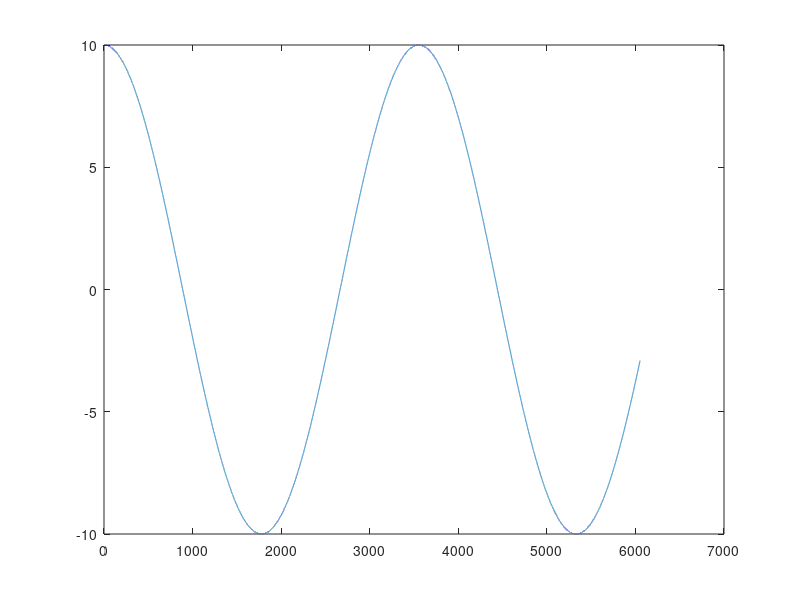

MATLAB code to generate this figure: (Note: this script raises an error after producing the figure.)
clear all;
close all;
clc;

mu = 398601;
Re = 6378.14;

%6.1
m = 20;
M = 460;
R = 0.6;
r = 0.1;
h = 0.1;
H = 2;
L = 10;
ha = 800;

d1 = M / (M + m) * (L + (h + H) / 2);
d2 = m / (M + m) * (L + (h + H) / 2);

omiga0 = sqrt(mu / (Re + ha)^3);
T = 2 * pi / omiga0;

I = zeros(4, 1);
I(1) = (1 / 12) * m * h^2 + m * d1^2 + (1 / 12) * M * H^2 + M * d2^2;
I(2) = I(1);
I(3) = (1 / 2) * m * r^2 + (1 / 2) * M * R^2;
I(4) = 0.8;

%6.1.1
t = 0:0.1:T;
y = 10 * cos(omiga0 * sqrt(3 * (I(1) - I(3)) / I(2)) * t);
figure(1);
plot(t, y);


b = 0.002;

x0 = [0; 10 / 180 * pi; 0];

tspan = [0 880];
options = odeset('RelTol', 1e-8, 'AbsTol', 1e-8);
[t, y] = ode45('ode61', tspan, x0, options, I, omiga0, b);
tn = 0;
for i = 1:length(y(:, 2))
	if y(i, 2) < 1 * pi / 180
		tn = t(i);
		break;
	end
end
n = tn / T;

%6.1.2
figure(2);
plot(t, y(:, 2) * 180 / pi);

%6.2
I = zeros(3, 1);
I(1) = 1000;
I(2) = 500;
I(3) = 700;

K = [1000; 500; 700];
Kd = [-2000; -1000; -1400];

ha = 800;

theta = -40 * pi / 180;
phi = 40 * pi / 180;
psi = -60 * pi / 180;

omiga0 = sqrt(mu / (Re + ha)^3);

A = angle2cosine(phi, theta, psi);

qt = cosine2q(A);

Qt = [
	qt(4) qt(3) -qt(2) qt(1);
	-qt(3) qt(4) qt(1) qt(2);
	qt(2) -qt(1) qt(4) qt(3);
	-qt(1) -qt(2) -qt(3) qt(4);
];

x0 = zeros(10, 1);
x0(2) = -omiga0;
x0(7) = 1;

tspan = [0 15];
options = odeset('RelTol', 1e-4, 'AbsTol', 1e-4);
[t, y] = ode45('ode62', tspan, x0, options, I, omiga0, K, Kd, Qt);

Tc = zeros(length(y), 3);
for i = 1:length(y)
	omiga = y(i, 1:3)';
	q = y(i, 4:7)';
	qe = Qt * [-q(1); -q(2); -q(3); q(4)];

	A = q2cosine(q);

	omiga_ri = A * [0; -omiga0; 0];
	omiga_br = omiga - omiga_ri;
	if t(i) > 1
		Tc(i, :) = (2 * K .* qe(1:3) * qe(4) + Kd .* omiga_br)';
	end
end

hold on;
%euler angle
figure(3);
plot(t, y(:, 8) * 180 / pi);
figure(4);
plot(t, y(:, 9) * 180 / pi);
figure(5);
plot(t, y(:, 10) * 180 / pi);
%q
figure(6);
plot(t, y(:, 4));
figure(7);
plot(t, y(:, 5));
figure(8);
plot(t, y(:, 6));
figure(9);
plot(t, y(:, 7));
%Tc
figure(10);
plot(t, Tc(:, 1));
figure(11);
plot(t, Tc(:, 2));
figure(12);
plot(t, Tc(:, 3));
